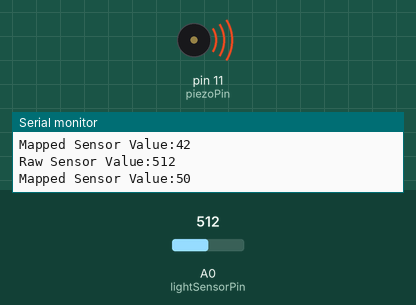
Recording of a sketch running on a simulated Arduino Uno, built with avr-gcc and run on an emulated ATmega328P. Shown: buzzer (waves = sounding), the last lines printed to the serial monitor. The inputs (shaded band) are chosen by the test bench; at power-on: A0 (lightSensorPin) = 512.

Above: at 1.2 s.
1.3 s: A0 (lightSensorPin) set to 496
At 2.2 s:
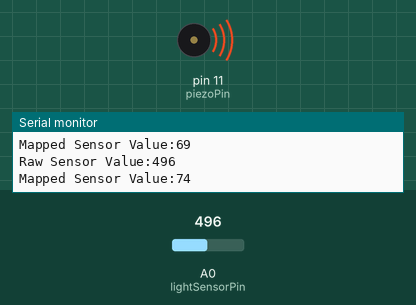
4.3 s: A0 (lightSensorPin) set to 106
At 5.1 s:
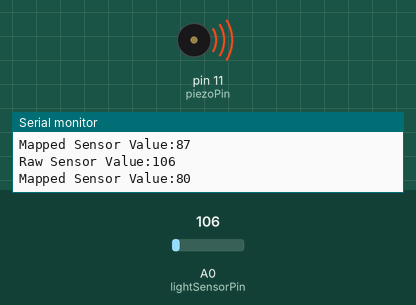
7.3 s: A0 (lightSensorPin) set to 93
At 8.4 s:
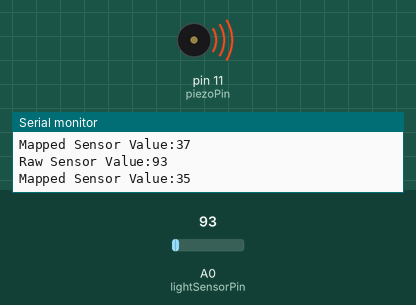
Timing chart, 0 to 10.3 s (numbered marks = the images above; inputs shaded):
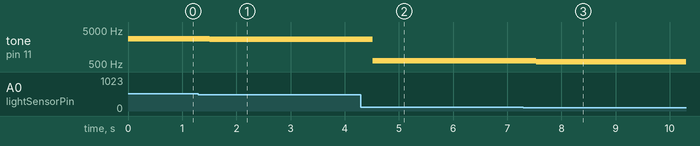

The sketch:

Project06_02.ino
```cpp
//This code is for controlling the pitch of piezo element with light sensor.
//The brighter it is, the higher the pitch.

//useful constants
const int piezoPin = 11;
const int lightSensorPin = A0;
int value = 0;

//variables to store the sensor readings as well as the light level of each LED
int sensorValue = 0;

void setup() {
  Serial.begin(9600);
  //setting the direction of the digital pins and setting up the serial port
  pinMode(11, OUTPUT);
}

void loop() {
  //reading the vlaue of each light sensor
  sensorValue = analogRead(lightSensorPin);

  Serial.print("Raw Sensor Value:");
  Serial.println(sensorValue);

  //Convert the sensor readings from a value between 0 - 1023
  //to a value between 0 - 255
  int prevValue = value;
  value += ((sensorValue / 4) - prevValue) * 0.1; //I have done some averaging to prevent the values from being too erratic.

  Serial.print("Mapped Sensor Value:");
  Serial.println(value);

  int note = map(sensorValue, 0, 255, 0, 16);
  float freq = 440 * pow(1.059463094359, note); //calculate frequency for the note
  tone(piezoPin, freq);
  delay(250);
}
```

Measured:
- after the input at 1.3 s, tone on pin 11 (piezoPin): 2793 Hz → 2637 Hz after 0.21 s
- after the input at 4.3 s, tone on pin 11 (piezoPin): 2637 Hz → 622 Hz after 0.22 s
- after the input at 7.3 s, tone on pin 11 (piezoPin): 622 Hz → 587 Hz after 0.24 s
